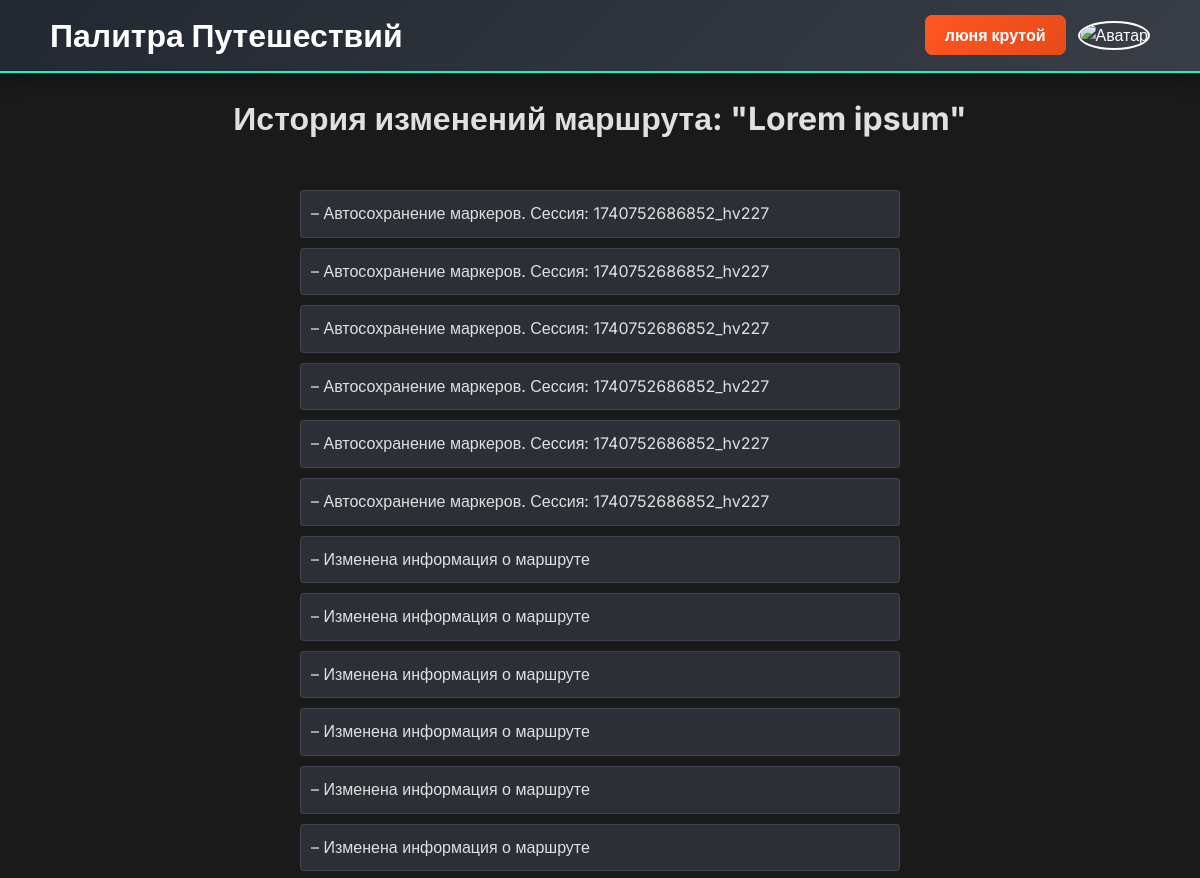
Page /route/2/history (signed in, upper part) on the earlier database version.
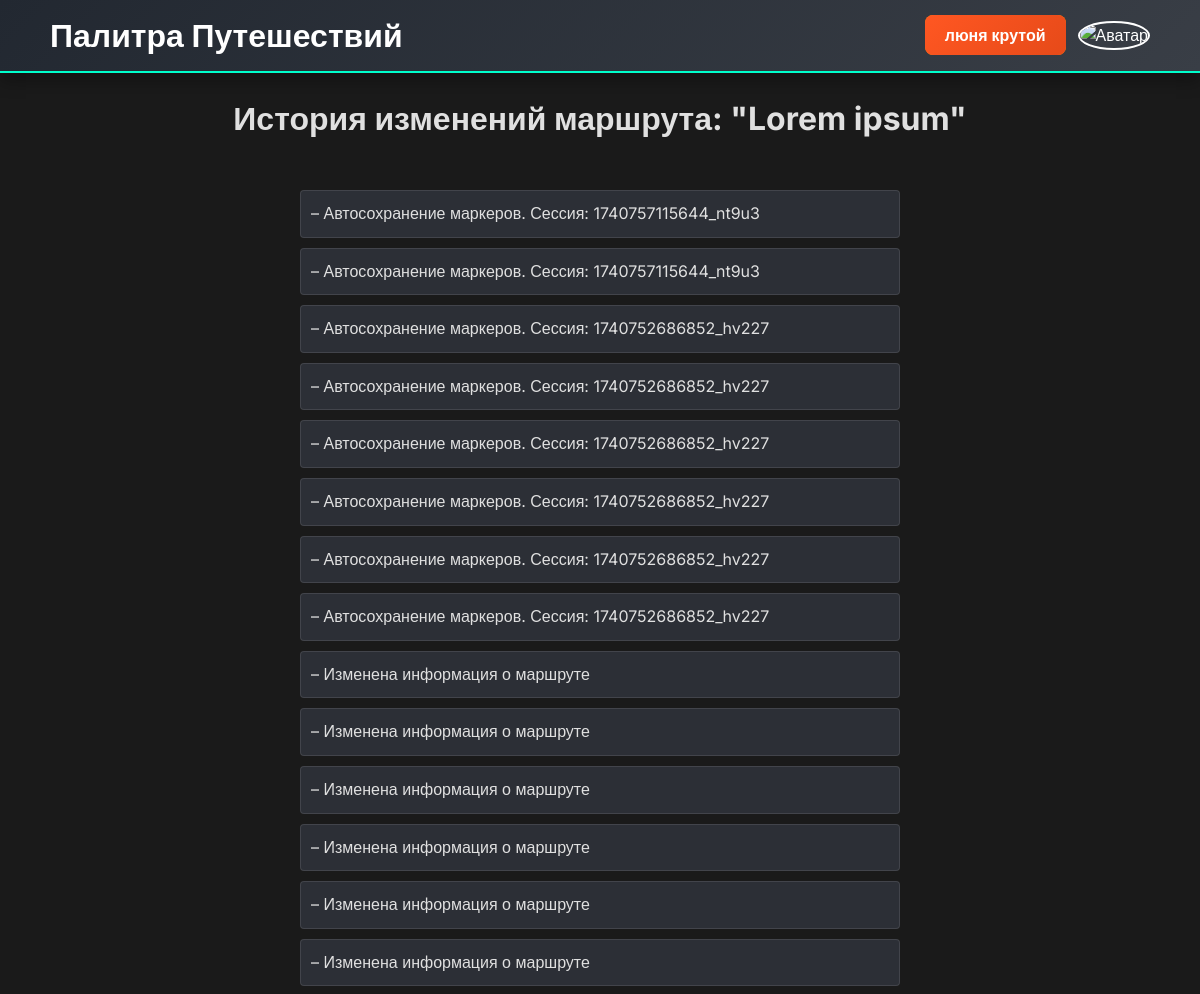
Same page on the later database version.
### app.py (models this page shows)
class ChangeHistory(db.Model):
    id = db.Column(db.Integer, primary_key=True)
    change_desc = db.Column(db.Text)
    route_id = db.Column(db.Integer, db.ForeignKey('route.id'))
    session = db.Column(db.String(100), nullable=True)

### app.py (the view)
@app.route('/route/<int:route_id>/history')
@login_required
def route_history(route_id):
    route = Route.query.get_or_404(route_id)
    if route.user_id != current_user.id and not current_user.is_admin:
        flash("У вас нет доступа к просмотру истории этого маршрута")
        return redirect(url_for('index'))
    histories = sorted(route.changes, key=lambda h: h.id, reverse=True)
    return render_template('history.html', route=route, histories=histories)

### app.py (called while the page is built)
@login_manager.user_loader
def load_user(user_id):
    return User.query.get(int(user_id))

### templates/history.html (shortened to what this page needs)
<!DOCTYPE html>
<html lang="ru">
<head>
  <link rel="stylesheet" href="{{ url_for('static', filename='css/styles.css') }}">
</head>
<body>
  <header>
    <div class="header-container">
      <div class="site-title">
        <h1>Палитра Путешествий</h1>
      </div>
      <div class="user-actions">
        {% if current_user.is_authenticated %}
          <div class="user-info">
            <div class="user-details">
              <a class="profile-link" href="{{ url_for('user_profile', user_id=current_user.id) }}">
                {{ current_user.username }}
              </a>
            </div>
            <div class="avatar">
              {% if current_user.avatar_url %}
                <img src="{{ current_user.avatar_url }}" alt="Аватар">
              {% else %}
                <img src="{{ url_for('static', filename='images/default-avatar.png') }}" alt="Аватар">
              {% endif %}
            </div>
          </div>
        {% else %}
          <a class="login-btn" href="{{ url_for('login') }}">Войти</a>
        {% endif %}
      </div>
    </div>
  </header>
  <main>
    {% if histories %}
      <h1>История изменений маршрута: "{{ route.title }}"</h1>
      <br>
      <ul class="history-list">
        {% for history in histories %}
          <li>– {{ history.change_desc }}</li>
        {% endfor %}
      </ul>
    {% else %}
      <p>История изменений отсутствует.</p>
    {% endif %}
  </main>
</body>
</html>

Differences in the rows shown:
added ChangeHistory: change_desc "Автосохранение маркеров. Сессия: 1740757115644_nt9u3"
added ChangeHistory: change_desc "Автосохранение маркеров. Сессия: 1740757115644_nt9u3"
